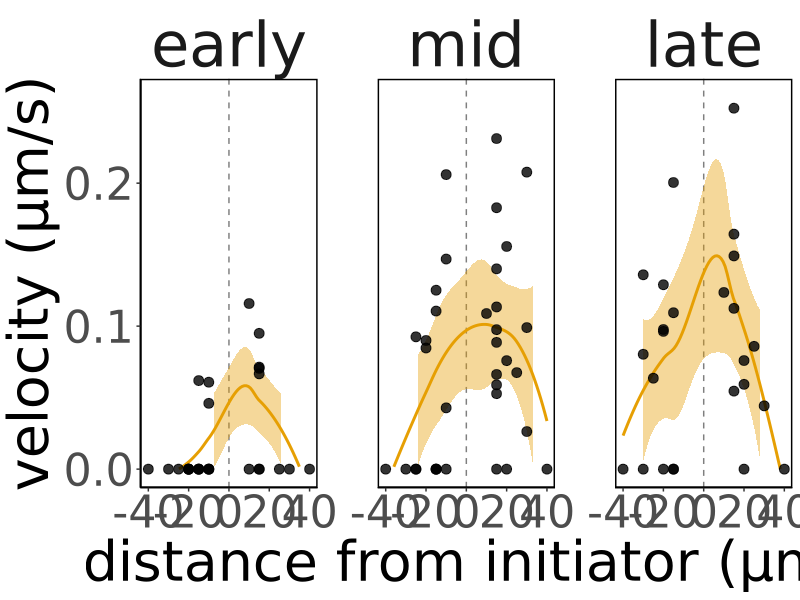
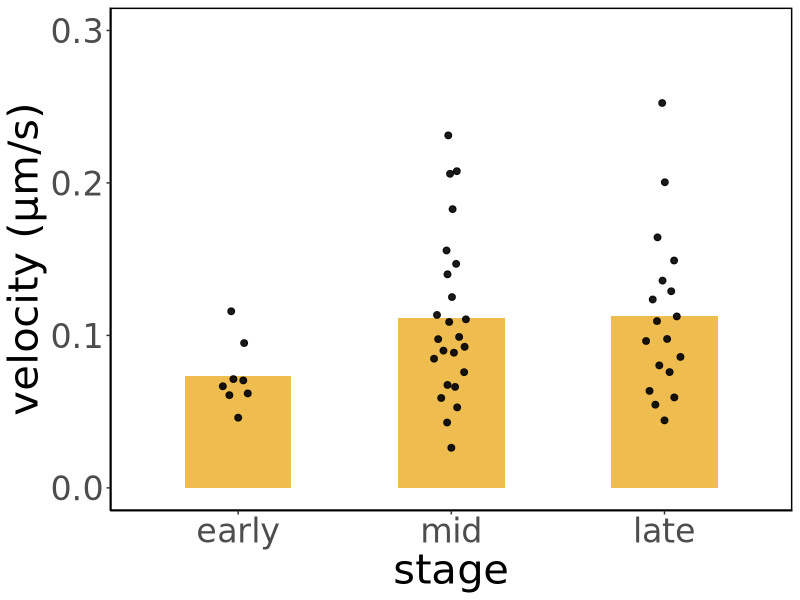
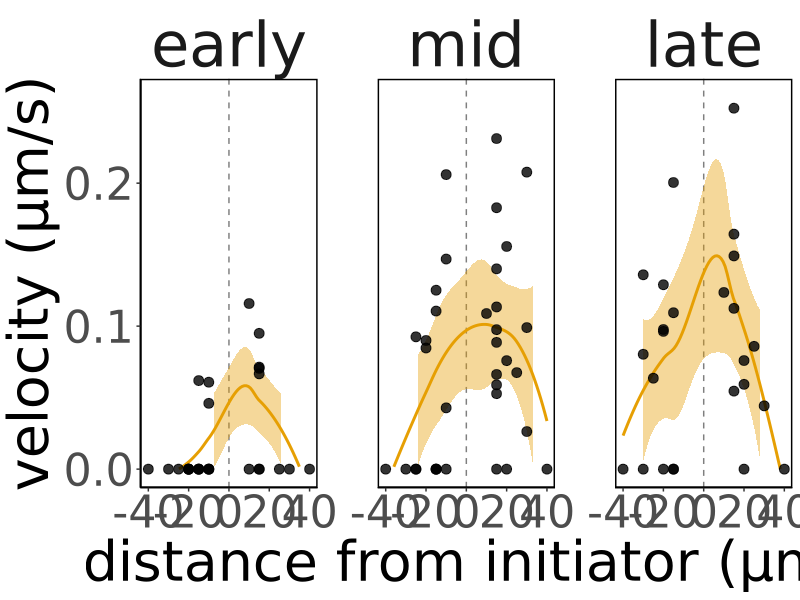
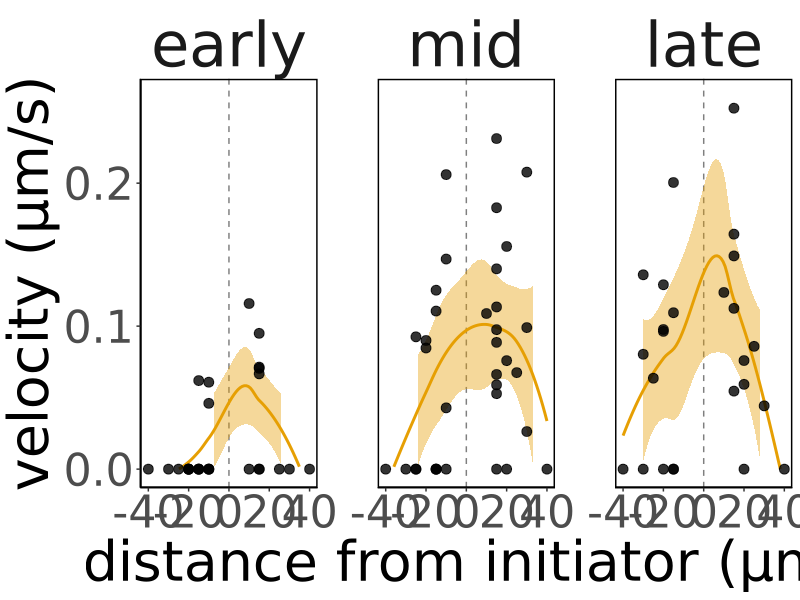

Here is the R script that generated these plots, in order:
## ---- chunk 1
knitr::opts_chunk$set(echo = TRUE, tidy = TRUE, cache = FALSE)
knitr::opts_knit$set(root.dir = "~/Dropbox/Projects/Cephalic_furrow/7-Paper/1-analyses/ablations")
setwd("~/Dropbox/Projects/Cephalic_furrow/7-Paper/1-analyses/ablations")
library(ggplot2)
library(ggbeeswarm)
## ---- chunk 2
# Load raw ROI measurements from ImageJ
ablations <- read.csv("ablation-data.csv", stringsAsFactors = TRUE)
levels(ablations$Stage) <- c("early", "mid", "late")
## ---- chunk 3
# Calculate summaries per sample
by(ablations[ablations$Position == "A", c("Velocity")], ablations[ablations$Position == "A",]$Stage, summary)
print("")
by(ablations[ablations$Position == "P", c("Velocity")], ablations[ablations$Position == "P",]$Stage, summary)
## ---- chunk 4
set.seed(111111)
ggplot(ablations, aes(Distance, Velocity)) +
  geom_vline(xintercept = 0, size = 0.5, linetype = "dashed", alpha = 0.5, colour = "black") +
  geom_smooth(span = 0.8, show.legend = FALSE, aes(fill = "#e69f03", colour = "#e69f03")) +
  geom_point(alpha = 0.8, size = 3, show.legend = FALSE) +
  labs(x = "distance from initiator (µm)", y = "velocity (µm/s)") +
  facet_wrap(~Stage) +
  scale_fill_manual(values=c("#e69f03")) +
  scale_color_manual(values=c("#e69f03")) +
  #scale_x_continuous(limits = c(-50, 50)) +
  scale_y_continuous(limits = c(0, 0.26)) +
  theme_classic(base_family = "DejaVu Sans") +
  theme(text =  element_text(size = 40),
        strip.background = element_blank(),
        strip.placement = "outside",
        strip.text.x = element_text(size = 45),
        panel.background = element_rect(colour = "black", size=1),
        panel.spacing = unit(3, "lines"))
ggsave("recoil-velocity.png", width = 14, height = 7)
ggsave("recoil-velocity.svg", width = 14, height = 7)
## ---- chunk 5
set.seed(1234)
# Plot mean length of cephalic furrow per embryo (right/left sides)
ggplot(ablations[ablations$Velocity > 0,], aes(Stage, Velocity)) +
  #geom_violin(draw_quantiles = c("0.5"), show.legend = FALSE, trim = TRUE, alpha = 0.7, fill = "#e69f03", scale = "area", adjust = 2) +
  #geom_boxplot(draw_quantiles = c("0.5"), show.legend = FALSE, trim = TRUE, alpha = 0.7, fill = "#e69f03", scale = "area", adjust = 2) +
  geom_bar(stat = "summary", fun = "mean", alpha = 0.7, width = 0.5, fill = "#e69f03", show.legend = FALSE) +
  geom_quasirandom(size = 2, width = 0.1, alpha = 0.9, show.legend = FALSE) +
  #geom_errorbar(aes(ymin=Mean-SD, ymax=Mean+SD), show.legend = FALSE)+
  #geom_jitter(alpha = 0.8, width = 0.1, size = 2, show.legend = FALSE) +
  #geom_point(alpha = 0.8, width = 0.1, size = 2, show.legend = FALSE) +
  #geom_pointrange(aes(ymin=Mean-SD, ymax=Mean+SD), position = position_jitterdodge(jitter.width = 0.3), show.legend = FALSE)+
  #geom_pointrange(aes(ymax=Velocity+Error), position = position_quasirandom(width = 0.15, bandwidth = 0.1), show.legend = FALSE) +
  labs(x = "stage", y = "velocity (µm/s)") +
  scale_fill_manual(values=c("#e69f03", "#56b4e9")) +
  scale_y_continuous(limits = c(0, 0.3)) +
  theme_classic(base_family = "DejaVu Sans") +
  theme(text = element_text(size = 30),
        panel.background = element_rect(colour = "black", size=1))
